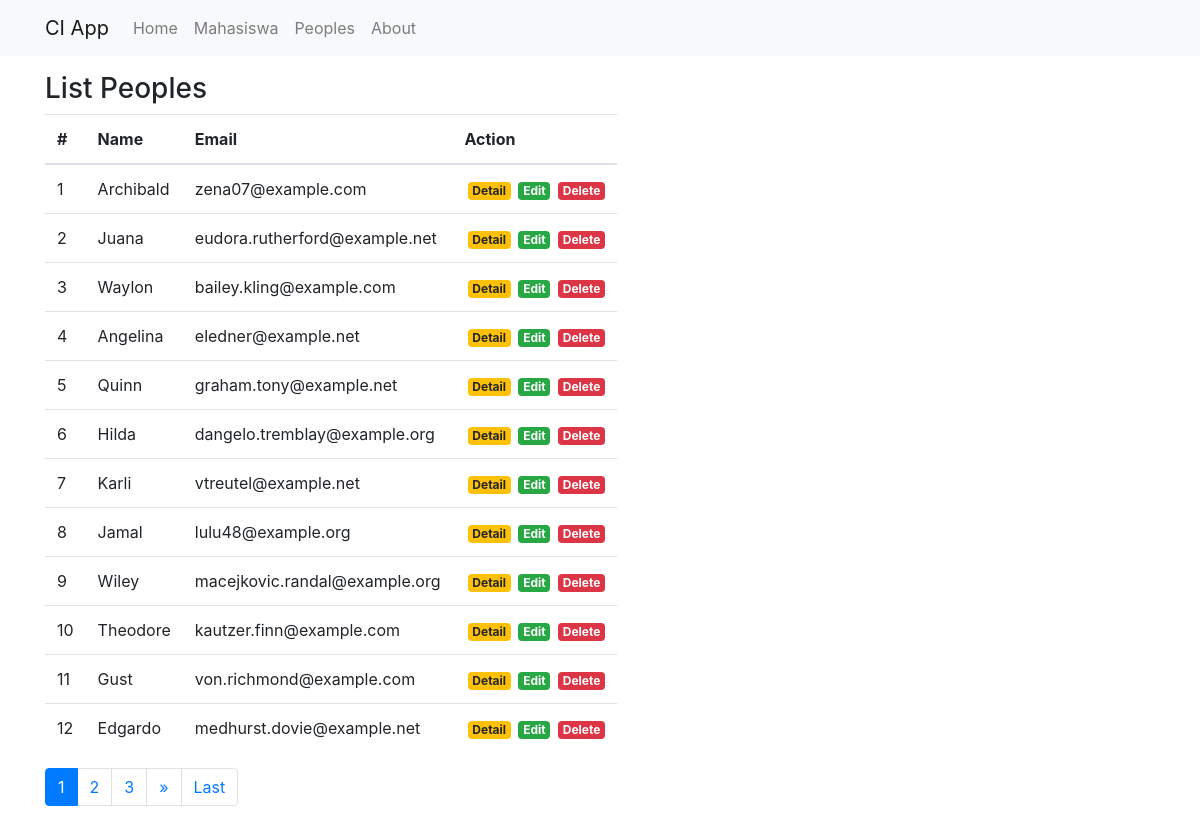
/index.php/peoples, run on the app's committed database.
### tables this page shows
CREATE TABLE `Peoples` (
  `id` int(9) unsigned NOT NULL AUTO_INCREMENT,
  `name` varchar(100) NOT NULL,
  `address` varchar(255) NOT NULL,
  `email` varchar(100) NOT NULL,
  PRIMARY KEY (`id`),
  KEY `email` (`email`)
);

### index.php (called while the page is built, shortened)
<?php
require_once BASEPATH.'core/CodeIgniter.php';

### application/config/config.php (called while the page is built, shortened)
<?php
$config['base_url'] = 'http://localhost/learning/wpu/ngobar9/';
$config['index_page'] = '';
$config['uri_protocol']	= 'REQUEST_URI';
$config['url_suffix'] = '';
$config['language']	= 'english';
$config['charset'] = 'UTF-8';
$config['enable_hooks'] = false;
$config['subclass_prefix'] = 'MY_';
$config['composer_autoload'] = false;
$config['permitted_uri_chars'] = 'a-z 0-9~%.:_\-';
$config['enable_query_strings'] = false;
$config['controller_trigger'] = 'c';
$config['function_trigger'] = 'm';
$config['directory_trigger'] = 'd';
$config['allow_get_array'] = true;
$config['log_threshold'] = 0;
$config['log_path'] = '';
$config['log_file_extension'] = '';
$config['log_file_permissions'] = 0644;
$config['log_date_format'] = 'Y-m-d H:i:s';
$config['error_views_path'] = '';
$config['cache_path'] = '';
$config['cache_query_string'] = false;
$config['encryption_key'] = '';
$config['sess_driver'] = 'files';
$config['sess_cookie_name'] = 'ci_session';
$config['sess_expiration'] = 7200;
$config['sess_save_path'] = null;
$config['sess_match_ip'] = false;
$config['sess_time_to_update'] = 300;
$config['sess_regenerate_destroy'] = false;
$config['cookie_prefix']	= '';
$config['cookie_domain']	= '';
$config['cookie_path']		= '/';
$config['cookie_secure']	= false;
$config['cookie_httponly'] 	= false;
$config['standardize_newlines'] = false;
$config['global_xss_filtering'] = false;
$config['csrf_protection'] = false;
$config['csrf_token_name'] = 'csrf_test_name';
$config['csrf_cookie_name'] = 'csrf_cookie_name';
$config['csrf_expire'] = 7200;
$config['csrf_regenerate'] = true;
$config['csrf_exclude_uris'] = array();
$config['compress_output'] = false;
$config['time_reference'] = 'local';
$config['rewrite_short_tags'] = false;
$config['proxy_ips'] = '';

### application/models/Peoples_model.php (called while the page is built, shortened)
<?php
class Peoples_model extends CI_model {
    public function getPeoples($limit, $start)
    {
        return $this->db->get('peoples', $limit, $start)->result_array();
    }
    public function getCountAllPeoples()
    {
        return $this->db->get('peoples')->num_rows();
    }
}

### application/views/peoples/index.php (the view)
<div class="container">
	<div class="row">
		<div class="col-md-10">
			<h3 class="mt-3"><?= $judul; ?></h3>
			<table class="table table-responsive">
				<thead>
					<tr>
						<th>#</th>
						<th>Name</th>
						<th>Email</th>
						<th>Action</th>
					</tr>
				</thead>
				<tbody>
					<?php foreach($peoples as $p): ?>
						<tr>
							<td><?= ++$start; ?></td>
							<td><?= $p['name']; ?></td>
							<td><?= $p['email']; ?></td>
							<td>
								<a href="" class="badge badge-warning">Detail</a>
								<a href="" class="badge badge-success">Edit</a>
								<a href="" class="badge badge-danger">Delete</a>
							</td>
						</tr>
					<?php endforeach; ?>
				</tbody>
			</table>
			<?= $this->pagination->create_links(); ?>
		</div>
	</div>
</div>

### application/controllers/Peoples.php (shortened to what this page needs)
<?php
class Peoples extends CI_Controller
{
    public function index()
    {
        $data['judul'] = 'List Peoples';
        $this->load->model('Peoples_model', 'peoples');
        $this->load->library('pagination');
        $config['base_url'] = 'http://localhost/learning/wpu/ngobar9/peoples/index';
        $config['total_rows'] = $this->peoples->getCountAllPeoples();;
        $config['per_page'] = 12;
        $config['full_tag_open'] = '<nav><ul class="pagination">';
        $config['full_tag_close'] = '</ul></nav>';
        $config['last_tag_open'] = '<li class="page-item">';
        $config['last_tag_close'] = '</li>';
        $config['next_tag_open'] = '<li class="page-item">';
        $config['next_tag_close'] = '</li>';
        $config['cur_tag_open'] = '<li class="page-item active"><a class="page-link" href="#">';
        $config['cur_tag_close'] = '</a></li>';
        $config['num_tag_open'] = '<li class="page-item">';
        $config['num_tag_close'] = '</li>';
        $data['start'] = $this->uri->segment(3);
        $data['peoples'] = $this->peoples->getPeoples($config['per_page'], $data['start']);
        $this->load->view('templates/header', $data);
        $this->load->view('peoples/index', $data);
        $this->load->view('templates/footer');
    }
}

### application/views/templates/header.php (shortened to what this page needs)
<!doctype html>
<html lang="en">
<head>
  <link rel="stylesheet" href="https://stackpath.bootstrapcdn.com/bootstrap/4.1.3/css/bootstrap.min.css"
>
  <link rel="stylesheet" href="<?= base_url(); ?>assets/css/style.css">
</head>
<body>
  <nav class="navbar navbar-expand-lg navbar-light bg-light">
    <div class="container">
      <a class="navbar-brand" href="#">CI App</a>
      <div class="collapse navbar-collapse" id="navbarNavAltMarkup">
        <div class="navbar-nav">
          <a class="nav-item nav-link" href="<?= base_url(); ?>">Home
            <span class="sr-only">(current)</span></a>
          <a class="nav-item nav-link" href="<?= base_url(); ?>mahasiswa">Mahasiswa</a>
          <a class="nav-item nav-link" href="<?= base_url(); ?>peoples">Peoples</a>
          <a class="nav-item nav-link" href="#">About</a>
        </div>
      </div>
    </div>
  </nav>

### application/views/templates/footer.php (shortened to what this page needs)
  </body>
</html>

### assets/css/style.css (style rules this page uses)
.badge { margin-left: 3px; }

### data on the page
peoples: name "Archibald", email "zena07@example.com"
peoples: name "Juana", email "eudora.rutherford@example.net"
peoples: name "Waylon", email "bailey.kling@example.com"
peoples: name "Angelina", email "eledner@example.net"
peoples: name "Quinn", email "graham.tony@example.net"
peoples: name "Hilda", email "dangelo.tremblay@example.org"
peoples: name "Karli", email "vtreutel@example.net"
peoples: name "Jamal", email "lulu48@example.org"
peoples: name "Wiley", email "macejkovic.randal@example.org"
peoples: name "Theodore", email "kautzer.finn@example.com"
peoples: name "Gust", email "von.richmond@example.com"
peoples: name "Edgardo", email "medhurst.dovie@example.net"

### other printed values
$judul "List Peoples"
$this->pagination->create_links() "1 2 3 » Last"
